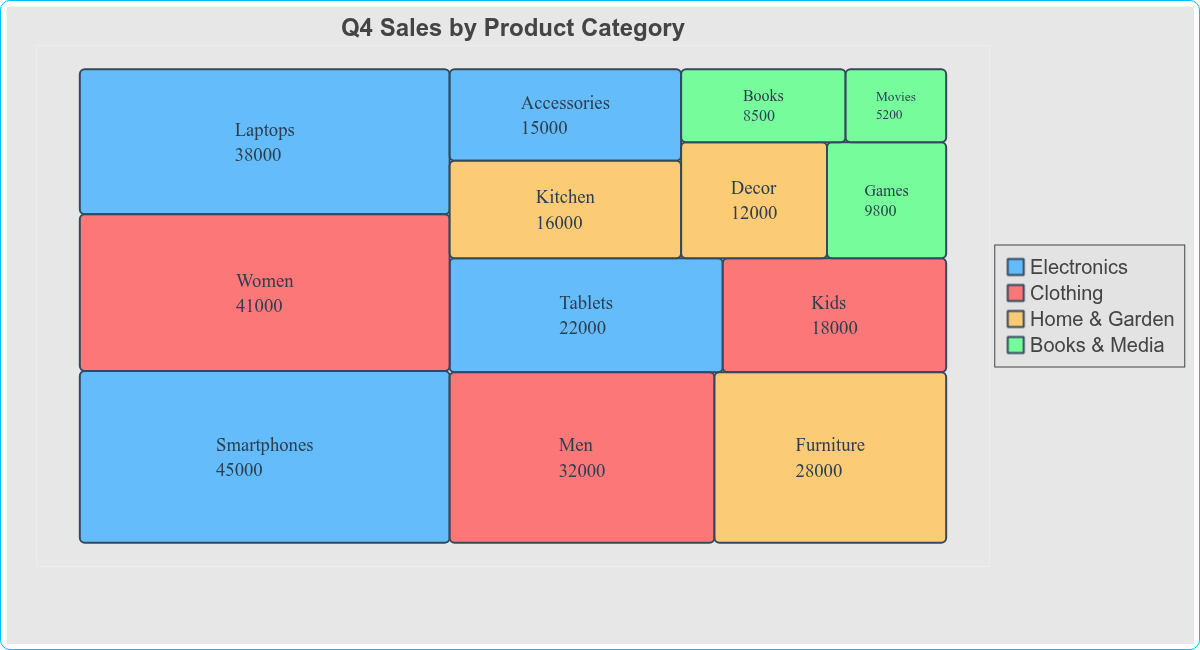

Python code for this plot:
from bokeh_rocks import create_treemap, save_plot
from bokeh.io import show
import pandas as pd
ecommerce_sales = [
    {"category": "Electronics", "subcategory": "Smartphones", "value": 45000},
    {"category": "Electronics", "subcategory": "Laptops", "value": 38000},
    {"category": "Electronics", "subcategory": "Tablets", "value": 22000},
    {"category": "Electronics", "subcategory": "Accessories", "value": 15000},
    {"category": "Clothing", "subcategory": "Men", "value": 32000},
    {"category": "Clothing", "subcategory": "Women", "value": 41000},
    {"category": "Clothing", "subcategory": "Kids", "value": 18000},
    {"category": "Home & Garden", "subcategory": "Furniture", "value": 28000},
    {"category": "Home & Garden", "subcategory": "Decor", "value": 12000},
    {"category": "Home & Garden", "subcategory": "Kitchen", "value": 16000},
    {"category": "Books & Media", "subcategory": "Books", "value": 8500},
    {"category": "Books & Media", "subcategory": "Movies", "value": 5200},
    {"category": "Books & Media", "subcategory": "Games", "value": 9800},
]

p3 = create_treemap(
    ecommerce_sales,
    title="Q4 Sales by Product Category",
    width=1200,
    height=650,
    border_radius=5,
    border_color="#34495e",
)

p3.background_fill_color = "#e7e7e7"
p3.border_fill_color = "#e7e7e7"
p3.outline_line_color = None
show(p3)
save_plot(p3, "output/treemap_03")
